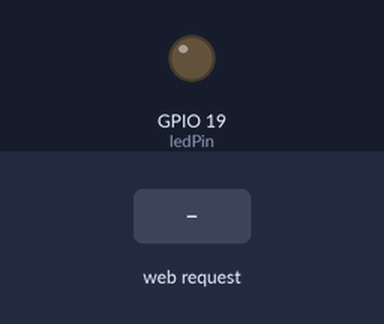
Simulated run of this sketch. Board: ESP32. Shown: output pins drawn as LEDs (lit = HIGH). The test bench sets the inputs (shaded band). WiFi joins after 1.5 s; servers stay silent unless stated; what the sketch prints to the serial monitor is not drawn.

Above: at 1.4 s.
1.5 s: HTTP request GET /ledon received
At 1.8 s:
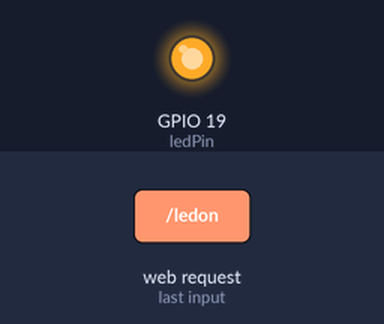
3.0 s: HTTP request GET /ledoff received
At 4.1 s:
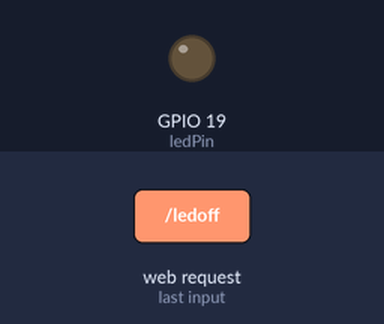
Timing chart, 0 to 6.0 s (numbered marks = the images above; inputs shaded):
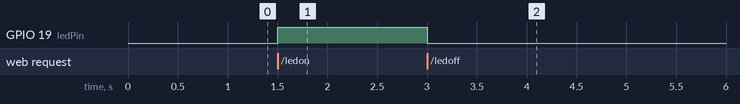

Measured:
- after the input at 1.5 s, GPIO 19 (ledPin): LOW → HIGH at once
- after the input at 3.0 s, GPIO 19 (ledPin): HIGH → LOW at once

The sketch:

Servidor_ON_OFF.ino
```cpp
#include <WiFi.h>
#include <WebServer.h>             // Libreria necesaria para crear un servidor web

/*                                            // En caso de ubicar el servidor dentro de nuestra red
const char* ssid = "NOMBRE_DE_RED" ;          // Objeto con el nombre de la red
const char* password = "PASSWORD" ;           // Objeto con el Pasword de la red
*/
const char* ssid = "FeloNet";      // Constante de caracteres para representar la SSID (nombre de la red)
const char* password = "Felo1234"; // Constante de caracteres para representar la pasword de la red

WebServer server (80);             // Definiendo el puerto para el protocolo http "80"

const byte ledPin = 19;            // Definiendo el pin para el led
bool state = false;                // Definiendo un estado booleano

void setup (){
  Serial.begin(115200);                    // Inicializando el monitor serial

  pinMode(ledPin, OUTPUT);                 // Definiendo como salida el pin del led
  digitalWrite(state, HIGH);               // Desactivando el estado
  delay(100);

  //WiFi.begin(ssid, password);            // Funcion para iniciar la coneccion a la red (nombre de la red , passwd de la red)
  //Serial.println(WiFi.localIP());        // Imprime la direccion IP asignada por el router

  // Definido como punto de acceso
  WiFi.softAP(ssid,password,1,false,5);    // Configurando el punto de acceso tiene parametros adicioneles revisar la documentacion
  IPAddress ip = WiFi.softAPIP();          // La funcion WiFi.softAPIP define la ip por defecto

  Serial.print("Nombre de mi red: ");      // Imprime el texto en el monitor serial
  Serial.println(ssid);                    // Imprime el texto en el monitor serial
  Serial.print("La direccion IP es: ");    // Imprime el texto en el monitor serial
  Serial.println(ip);                      // Imprime en el monitor serial la direccion IP asignada para conocimiento del usuario

  server.on("/", handleRoot);              // Responder cualquier peticion que haga un cliente hacia la raiz
  server.on("/ledon", handleledon);        // Responder la peticion led on a la raiz
  server.on("/ledoff", handleledoff);      // Responder la peticion led off a la raiz
  server.onNotFound(handleNotFound);       // Responder la peticon not found

  server.begin();                          // Inicializar el servidor
  Serial.println("Servidor HTTP iniciado");// Imprime el texto en el monitor serial
  delay(150);
}

void loop(){
  server.handleClient();                   // Funcion para gestionar a los clientes
  if (state){
    digitalWrite(ledPin, HIGH);
  }
  else{
    digitalWrite(ledPin, LOW);
  }
}

// Respuesta en peticion a la raiz con esqueleto html
String answer = "<!DOCTYPE html>\n<html lang=\"en\">\n  <head>\n    <meta charset = \"UTF-8\">\n    <meta name=\"viewport\" content = \"width=device-width, initial-scale=1.0\">\n    <title>LED CONTROL</title>\n\n    <style>\n        body{\n     background-color: black;\n     margin: 0px auto;\n          text-align: center;\n          font-family: Helvetica;\n        }\n\n        #title{\n          margin-top: 50px;\n          margin-bottom: 15px;\n          color: white;\n        }\n\n        #subtitle{\n          margin-top: 0;\n          margin-bottom: 25px;\n          color: dimgray;\n        }\n\n        .onBtn{\n          background-color: #44c767;\n          border-radius: 28px;\n          border: 1px solid #18ab29;\n          display: inline-block;\n          cursor: pointer;\n          color: #ffffff;\n          font-family: Arial;\n          font-size: 17px;\n          padding: 16px 35px;\n          text-decoration: none;\n          text-shadow: 0px, 1px, 0px, #2f6627;\n          margin-right: 50px;\n        }\n\n        .onBtn:hover{\n          background-color: #64e335;\n        }\n\n        .onBtn:active{\n          position-color:relative;\n          top:1px;\n        }\n\n        .offBtn{\n          background-color: #f05d67;\n          border-radius: 28px;\n          border: 1px solid #e84165;\n          display: inline-block;\n          cursor: pointer;\n          color: #ffffff;\n          font-family: Arial;\n          font-size: 17px;\n          padding: 16px 35px;\n          text-decoration: none;\n          text-shadow: 0px, 1px, 0px, #7a1515;\n        }\n        \n        .offBtn:hover{\n          background-color: #f22954;\n        }\n\n        .offBtn:active{\n          position-color:relative;\n          top:1px;\n        }\n    </style>\n\n  </head>\n<body>\n  <div>\n     <h1 id=\"title\"> SERVIDOR ESP32 ACCES-POINT</h1>\n     <h3 id=\"subtitle\"> Control ON/OFF</h3>\n  </div>\n\n  <a href=\"/ledon\" class=\"onBtn\"> ON </a>\n  <a href=\"/ledoff\" class=\"offBtn\"> OFF </a>\n</body>\n\n</html>\n";

void handleRoot(){
  server.send(200,"text/html",answer);     // Funcion para enviar una respuesta al servidor (codigo de estado, formato de la respuesta, valor)
}

void handleledon(){
  state = true ;
  server.send(200,"text/html",answer);     // Funcion para enviar una respuesta al servidor (codigo de estado, formato de la respuesta, valor)
}

void handleledoff(){
  state = false ;
  server.send(200,"text/html",answer);     // Funcion para enviar una respuesta al servidor (codigo de estado, formato de la respuesta, valor)
}

void handleNotFound(){
  server.send(404,"text/html","Error 404 NOT FOUND");     // Funcion para enviar una respuesta al servidor de codigo 404 (codigo de estado, formato de la respuesta, valor)
}
```
